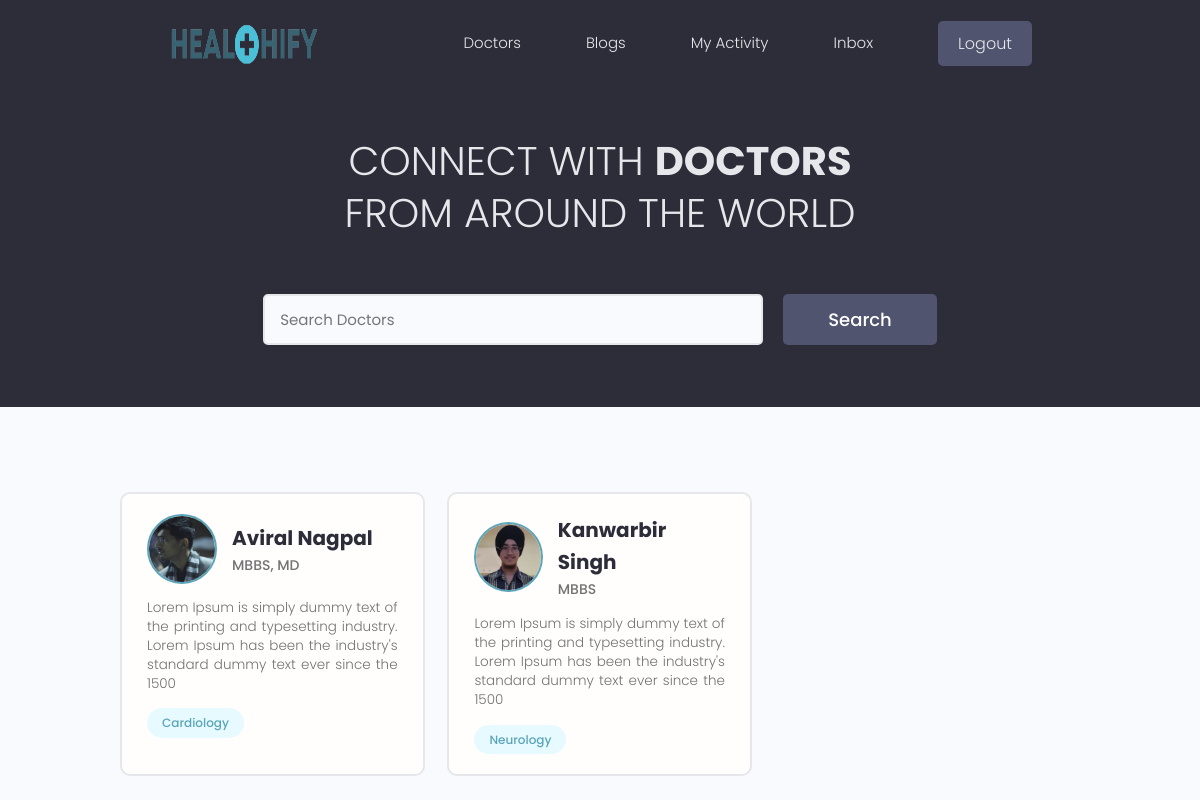
/doctors/, run on an earlier commit of the app's database.
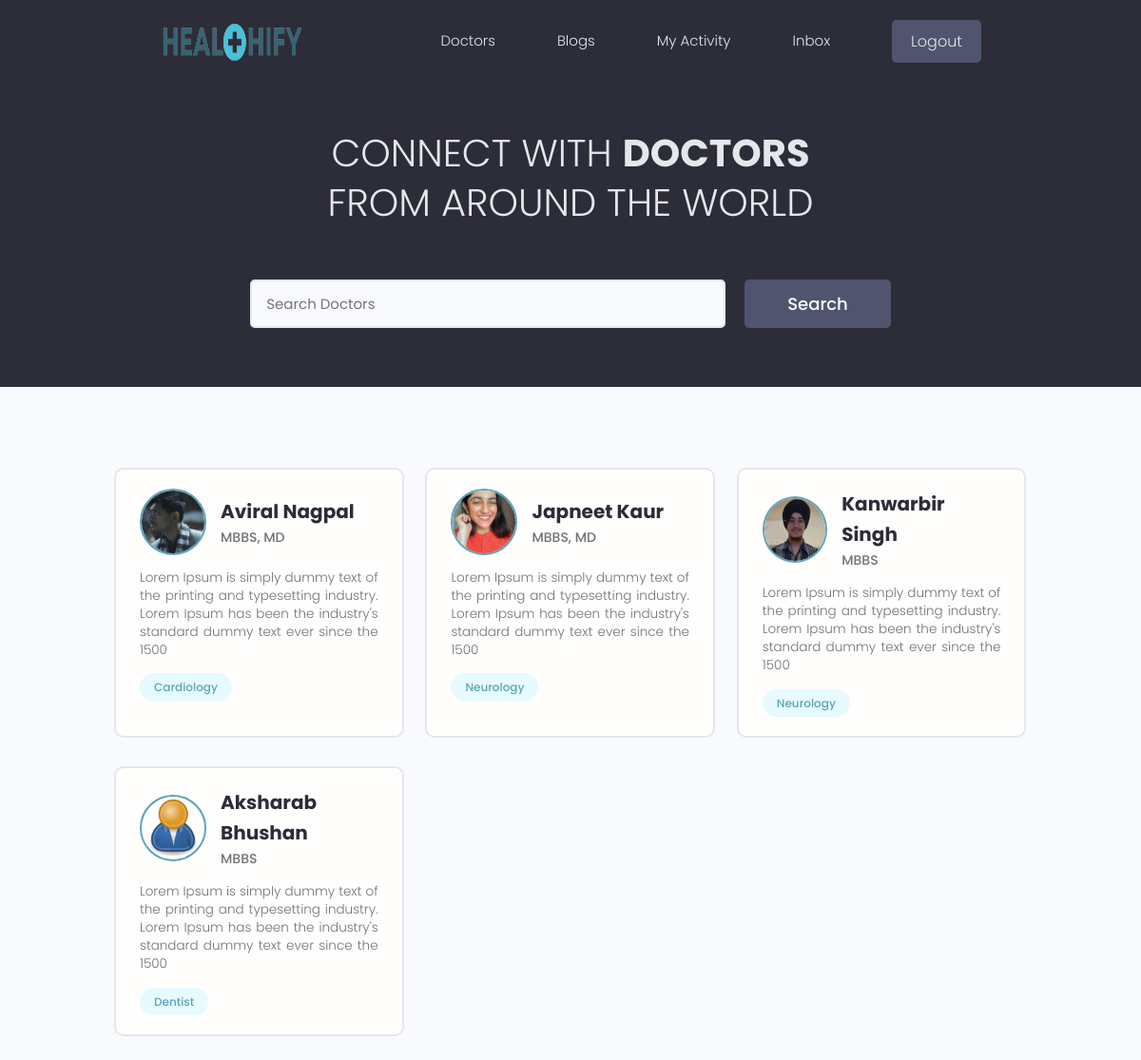
And on a later commit of the database.
### doctors/models.py (models this page shows, shortened)
class Doctor(models.Model):
    name = models.CharField(max_length=200, null=True, blank=True)
    qualification = models.CharField(max_length=200, null=True, blank=True)
    email = models.EmailField(max_length=200, null=True, blank=True)
    short_intro = models.CharField(max_length=500, null=True, blank=True)
    bio = models.TextField(max_length=1000, null=True, blank=True)
    profile_image = models.ImageField(max_length=200,null=True, blank=True, upload_to='doctors/', default="doctors/user-default.png")
    college = models.CharField(max_length=200,null=True, blank=True)
    current_hospital = models.CharField(max_length=200,null=True, blank=True)
    votes = models.IntegerField(default=0, null=True, blank=True)
    votes_ratio = models.IntegerField(default=0, null=True, blank=True)
    social_github = models.CharField(max_length=200,null=True, blank=True)
    location = models.CharField(max_length=200, null=True, blank=True)
    created = models.DateTimeField(auto_now_add=True)
    id = models.UUIDField(default=uuid.uuid4,primary_key=True, unique=True, editable=False)
    class Meta:
        ordering = ['-votes_ratio']

class Special(models.Model):
    owner = models.ForeignKey(Doctor, on_delete=models.CASCADE, null=True, blank=True)
    name = models.CharField(max_length=20, null=True, blank=True)
    description = models.TextField(null=True, blank=True)
    created = models.DateTimeField(auto_now_add=True)

### doctors/views.py (the view)
# urls.py: path('',views.doctors, name="doctors"),
def doctors(request):
    doctors = Doctor.objects.all()
    search_query = ''
    special = ''
    if request.GET.get('text'):
        search_query = request.GET.get('text')
        special = Special.objects.filter(name__icontains=search_query)
        doctors = Doctor.objects.distinct().filter(Q(name__icontains=search_query) | Q(short_intro__icontains=search_query) | Q(special__in=special))
    return render(request, 'doctors/doctors.html', {'doctors' : doctors,'search_query' : search_query})

### doctors/templates/doctors/doctors.html (shortened to what this page needs)
{% extends 'main.html' %}
{% block content %}
<main class="home">
    <section class="hero-section text-center">
      <div class="container container--narrow">
        <div class="hero-section__box">
          <h2>CONNECT WITH <span>DOCTORS</span></h2>
          <h2>FROM AROUND THE WORLD</h2>
        </div>
        <div class="hero-section__search">
          <form id="searchForm" class="form" action="{% url 'doctors' %}" method="get">
            <div class="form__field">
              <input class="input input--text" id="formInput#search" type="text" name="text"
                placeholder="Search Doctors" value="{{search_query}}"/>
            </div>
            <input class="btn btn--sub btn--lg" type="submit" value="Search" />
          </form>
        </div>
      </div>
    </section>
    <section class="devlist">
      <div class="container">
        <div class="grid grid--three">
        {% for doctor in doctors %}
          <div class="column card">
            <div class="dev">
              <a href="{% url 'doc_profile' doctor.id %}" class="card__body">
                <div class="dev__profile">
                  <img class="avatar avatar--md" src={{doctor.profile_image.url}} alt="image" />
                  <div class="dev__meta">
                    <h3>{{doctor.name}}</h3>
                    <h5>{{doctor.qualification}}</h5>
                  </div>
                </div>
                <p class="dev__info">
                  {{doctor.bio|slice:"150"}}
                </p>
                <div class="dev__skills">
                  {% for spec in doctor.special_set.all|slice:"5" %}
                  <span class="tag tag--pill tag--main">
                    <small>{{spec.name}}</small>
                  </span>
                  {% endfor %}
                </div>
              </a>
            </div>
          </div>
        {% endfor %}
        </div>
      </div>
    </section>
  </main>
{% endblock %}

### templates/main.html (shortened to what this page needs)
<DOCTYPE! html>
{% load static %}
<html LANG='en'>
    <head>
        <link rel="stylesheet" href="https://cdn.iconmonstr.com/1.3.0/css/iconmonstr-iconic-font.min.css" />
        <link rel="stylesheet" href="{% static 'uikit/styles/uikit.css' %}" />
        <link rel="stylesheet" href='{% static "styles/app.css" %}' />
        <link rel="stylesheet" href='{% static "styles/kanwar.css" %}' />
      </head>
<body>
    {% include 'navbar.html' %}
    {% block content %}
    {% endblock %}
</body>
</html>

### templates/navbar.html (shortened to what this page needs)
{% load static %}
<header class="header">
    <div class="container container--narrow">
      <a href="{% url 'dashboard' %}" class="header__logo">
        <img src="{% static 'images/logo.png' %}" style="width:150px; height:55px;" alt="DevSearch Logo" />
      </a>
      <nav class="header__nav">
        <ul class="header__menu">
          <li class="header__menuItem"><a href="{% url 'doctors' %}">Doctors</a></li>
          <li class="header__menuItem"><a href="{% url 'blog' %}">Blogs</a></li>
          <li class="header__menuItem"><a href="{% url 'my_activity' %}">My Activity</a></li>
          <li class="header__menuItem"><a href="#">Inbox</a></li>
          <li class="header__menuItem"><a href="{% url 'landing' %}" class="btn btn--sub">Logout</a></li>
        </ul>
      </nav>
    </div>
  </header>

### static/styles/app.css (style rules this page uses)
:root { --color-sub: #2d2d39; }
.btn--sub { background-color: var(--color-sub-light); }
.card { border: 2px solid var(--color-light); }
img { width: 100%; }
.header { position: sticky; z-index: 111; background-color: var(--color-sub); padding: 1.5rem 0; }
.header > .container { display: flex; justify-content: space-between; align-items: center; }
.header__logo > img { height: 3.8rem; }
.header__nav > ul { display: inline-flex; align-items: center; list-style: none; gap: 6.5rem; }
.header__menuItem > a { color: var(--color-light); font-weight: 300; }
.hero-section { height: 40vh; display: flex; align-items: center; background-color: var(--color-sub); }
.hero-section__box { margin-bottom: 4rem; }
.hero-section__box > h2, .hero-section__box > h2 > span { font-size: 4rem; color: var(--color-light); line-height: 1.3; text-transform: uppercase; }
.hero-section__box > h2 { font-weight: 300; }
.hero-section__box > h2 > span { font-weight: 700; }
.hero-section__search > .form { display: flex; align-items: center; justify-content: center; gap: 2rem; }
.hero-section__search > .form input.input--text { width: 50rem; }
.devlist { margin-top: 8rem; }
.devlist .grid { align-items: stretch; }
.devlist .dev .dev__profile { display: flex; align-items: center; gap: 1.5rem; }
.devlist .dev .dev__meta h3 { color: var(--color-sub); font-size: 2rem; font-weight: 700; }
.devlist .dev .dev__meta h5 { color: var(--color-text); font-size: 1.4rem; font-weight: 500; }
.devlist .dev .dev__info { margin: 1.5rem 0; font-size: 1.35rem; line-height: 1.4; text-align: justify; }

### static/uikit/styles/modules/_variables.css (style rules this page uses)
:root { --color-main: #5aa5b9; --color-main-light: #e6faff; --color-sub: #3f4156; --color-sub-light: #51546e; --color-sub-lighter: #ededfd; --color-text: #737373; --color-gray: #8b8b8b; --color-light: #e5e7eb; --color-light-gray: #767676; --color-bg: #f8fafd; --color-white: #fffefd; --color-white-light: #f3f3f3; --color-success: #359e64; --color-success-bg: #def8e8; --color-error: #fc4b0b; --color-error-bg: #fff2ee; --font-base: 'Poppins', arial, helvetica, 'Segoe UI', roboto, ubuntu, sans-serif; --font-monospace: 'Fira Code', 'Courier New', courier, monospace; --font-regular: 300; --font-medium: 500; --font-bold: 700; --generic-shadow: 1px 1px 5px #00000010; --generic-transition: all 0.3s ease-in-out; }

### static/uikit/styles/modules/_base.css (style rules this page uses)
* { margin: 0; padding: 0; box-sizing: border-box; text-rendering: optimizeLegibility; color: inherit; font-size: inherit; }
html { font-size: 50%; }
@media only screen and (min-width: 480px) { html { font-size: 56.25%; } }
@media only screen and (min-width: 1200px) { html { font-size: 62.5%; } }
body { line-height: 1.6; font-weight: 400; font-size: 1.5rem; color: var(--color-text); background-color: var(--color-bg); min-height: 100vh; }

### static/uikit/styles/modules/_typography.css (style rules this page uses)
* { font-family: var(--font-base); }
h2 { font-size: 3.6rem; font-weight: var(--font-bold); }
h3 { font-size: 3.2rem; font-weight: var(--font-medium); }
h5 { font-size: 2.4rem; font-weight: var(--font-medium); }
h5, h6 { font-weight: var(--font-regular); }
p, span, strong { font-size: 1.6rem; color: var(--color-text); font-weight: var(--font-regular); }
a { padding-bottom: 2px; text-decoration: none; display: inline-block; color: var(--color-main); font-weight: var(--font-medium); }

### static/uikit/styles/modules/_utilities.css (style rules this page uses)
.container { width: 92%; max-width: 165rem; margin: 0 auto; box-sizing: border-box; }
.container--narrow { width: 92%; max-width: 120rem; }
@media screen and (min-width: 1000px) { .container { width: 90%; } }
@media screen and (min-width: 1000px) { .container--narrow { width: 85%; } }
@media screen and (min-width: 1200px) { .container { width: 80%; } }
@media screen and (min-width: 1200px) { .container--narrow { width: 72%; } }
.text-center { text-align: center; }

### static/uikit/styles/modules/_avatar.css (style rules this page uses)
.avatar { border-radius: 50%; border: 2px solid var(--color-main); object-fit: cover; }
.avatar--md { height: 7rem; width: 7rem; }

### static/uikit/styles/modules/_button.css (style rules this page uses)
.btn { display: inline-block; position: relative; cursor: pointer; background-color: var(--color-light); font-weight: var(--font-medium); color: var(--color-sub); text-decoration: none; padding: 1rem 2rem; border-radius: 0.5rem; border: none; width: -webkit-fit-content; width: -moz-fit-content; width: fit-content; height: -webkit-fit-content; height: -moz-fit-content; height: fit-content; font-size: 1.6rem; outline-width: 0; outline-color: transparent; -webkit-backface-visibility: hidden; backface-visibility: hidden; transition: all 0.3s ease-in-out; }
.btn--sub { background-color: var(--color-sub); color: var(--color-white); }
.btn--lg { font-size: 1.8rem; padding: 1.2rem 4.5rem; }

What changed in the data, as far as the page shows it:
added Doctor: profile_image (picture), name "Japneet Kaur", qualification "MBBS, MD", bio "Lorem Ipsum is simply dummy text of the printing and typesetting industry. Lorem Ipsum has been the industry's standard dummy text ever since the 1500"
added Special: name "Neurology", shown under "Japneet Kaur"
added Doctor: profile_image (placeholder picture), name "Aksharab Bhushan", qualification "MBBS", bio "Lorem Ipsum is simply dummy text of the printing and typesetting industry. Lorem Ipsum has been the industry's standard dummy text ever since the 1500"
added Special: name "Dentist", shown under "Aksharab Bhushan"
